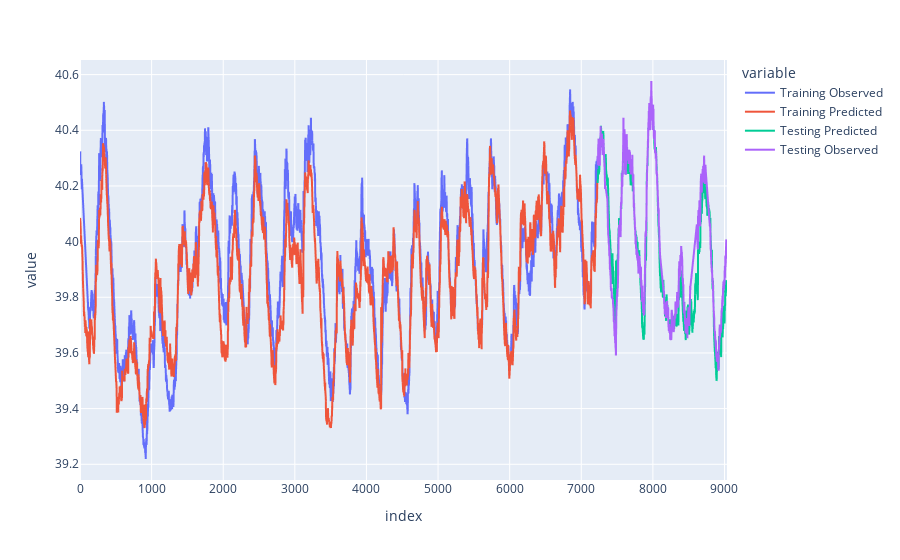
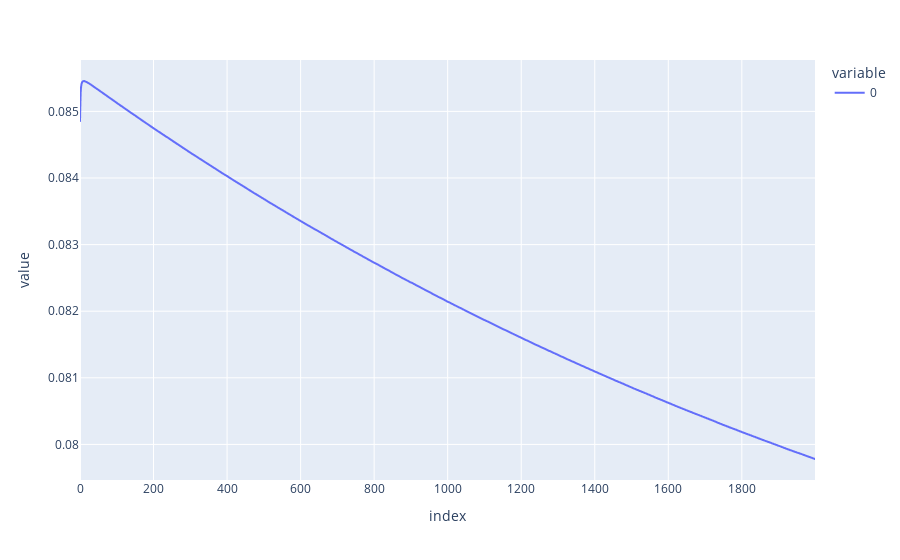
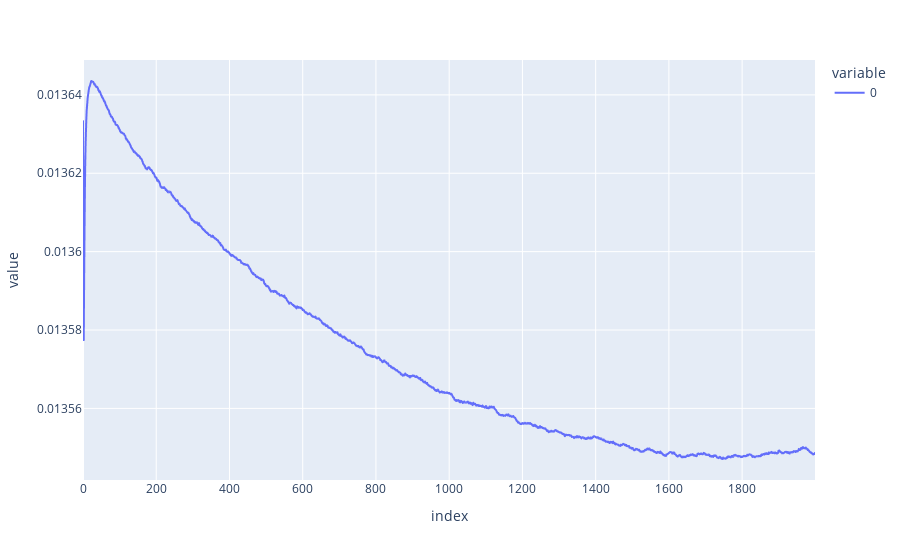

The notebook cell saved with these charts, in order:
### Markdown cell above
Essentially, what we can gather here is that training is a difficult process. Training and performance is sensitive to random initialisation of parameeters. Some training runs find good solutions quickly whereas others get stuck in local optima.

Could write a function to start with a user-defined number of initial training attempts. These will run for a user-defined number of epochs. Then the best of them is selected for further training. (10 attempts of 1,000 epochs)

For some reason, it is also better to train in 100 or 1000 epoch stages, because when running for a large number of epochs the training just stagnates. This is something to do with the Adam optimiser, probably.

### Code cell
optimizer = torch.optim.Adam(model.parameters(), lr=0.0001)
# scheduler = StepLR(optimizer, step_size=50, gamma=0.5)
# scheduler = ReduceLROnPlateau(optimizer, verbose=True)
num_epochs = 2000
train_loss = []
test_loss = []

gwl_train_inverse = target_scaler.inverse_transform(gwl_train).flatten()
gwl_test_inverse = target_scaler.inverse_transform(gwl_test).flatten()

for epoch in range(num_epochs):
    train_loss.append(train_epoch(epoch))
    test_loss.append(test_epoch(epoch))
    # scheduler.step(train_loss[-1])
    with torch.no_grad():
        train_predicted = model(features_train.to(device)).to('cpu').numpy()
        test_predicted = model(features_test.to(device)).to('cpu').numpy()
    
    # Scale normalised data back to real-world GWL

    predicted_train_inverse = target_scaler.inverse_transform(train_predicted)
    predicted_test_inverse = target_scaler.inverse_transform(test_predicted)

    # Calculate NSE based on unscaled data
    train_nse = nse(predicted_train_inverse.flatten(), gwl_train_inverse)
    test_nse = nse(predicted_test_inverse.flatten(), gwl_test_inverse)
    print(f"Epoch {epoch + 1} Train NSE: {train_nse}")
    print(f"Epoch {epoch + 1}  Test NSE: {test_nse}", end=None)
    

    if (epoch + 1) != num_epochs:
        continue
    df = pd.DataFrame()
    df["Training Observed"] = np.append(gwl_train_inverse.flatten(), np.full(len(gwl_test), np.nan))
    df["Training Predicted"] = np.append(predicted_train_inverse.flatten(), np.full(len(gwl_test), np.nan))
    df["Testing Predicted"] = np.append(np.full(len(gwl_train), np.nan), predicted_test_inverse)
    df["Testing Observed"] = np.append(np.full(len(gwl_train), np.nan), gwl_test_inverse)
    fig = px.line(df)
    fig.show()

    fig = px.line(np.array(train_loss))
    fig.show()
    fig = px.line(np.array(test_loss))
    fig.show()

### Figure 1 — Plotly figure (JSON) as saved in the notebook; plotly's stock layout.template omitted (floating-point values rounded to 4 significant figures; data arrays with more than 128 entries replaced by an {"elided": "..."} marker saying what was removed)
{"data": [{"hovertemplate": "variable=Training Observed<br>index=%{x}<br>value=%{y}<extra></extra>", "legendgroup": "Training Observed", "line": {"color": "#636efa", "dash": "solid"}, "marker": {"symbol": "circle"}, "mode": "lines", "name": "Training Observed", "showlegend": true, "type": "scattergl", "x": {"elided": "9036 int values"}, "xaxis": "x", "y": {"elided": "9036 float values"}, "yaxis": "y"}, {"hovertemplate": "variable=Training Predicted<br>index=%{x}<br>value=%{y}<extra></extra>", "legendgroup": "Training Predicted", "line": {"color": "#EF553B", "dash": "solid"}, "marker": {"symbol": "circle"}, "mode": "lines", "name": "Training Predicted", "showlegend": true, "type": "scattergl", "x": {"elided": "9036 int values"}, "xaxis": "x", "y": {"elided": "9036 float values"}, "yaxis": "y"}, {"hovertemplate": "variable=Testing Predicted<br>index=%{x}<br>value=%{y}<extra></extra>", "legendgroup": "Testing Predicted", "line": {"color": "#00cc96", "dash": "solid"}, "marker": {"symbol": "circle"}, "mode": "lines", "name": "Testing Predicted", "showlegend": true, "type": "scattergl", "x": {"elided": "9036 int values"}, "xaxis": "x", "y": {"elided": "9036 float values"}, "yaxis": "y"}, {"hovertemplate": "variable=Testing Observed<br>index=%{x}<br>value=%{y}<extra></extra>", "legendgroup": "Testing Observed", "line": {"color": "#ab63fa", "dash": "solid"}, "marker": {"symbol": "circle"}, "mode": "lines", "name": "Testing Observed", "showlegend": true, "type": "scattergl", "x": {"elided": "9036 int values"}, "xaxis": "x", "y": {"elided": "9036 float values"}, "yaxis": "y"}], "layout": {"legend": {"title": {"text": "variable"}, "tracegroupgap": 0}, "margin": {"t": 60}, "xaxis": {"anchor": "y", "domain": [0, 1], "title": {"text": "index"}}, "yaxis": {"anchor": "x", "domain": [0, 1], "title": {"text": "value"}}}}

### Figure 2 — Plotly figure (JSON) as saved in the notebook; plotly's stock layout.template omitted (floating-point values rounded to 4 significant figures; data arrays with more than 128 entries replaced by an {"elided": "..."} marker saying what was removed)
{"data": [{"hovertemplate": "variable=0<br>index=%{x}<br>value=%{y}<extra></extra>", "legendgroup": "0", "line": {"color": "#636efa", "dash": "solid"}, "marker": {"symbol": "circle"}, "mode": "lines", "name": "0", "showlegend": true, "type": "scattergl", "x": {"elided": "2000 int values"}, "xaxis": "x", "y": {"elided": "2000 float values"}, "yaxis": "y"}], "layout": {"legend": {"title": {"text": "variable"}, "tracegroupgap": 0}, "margin": {"t": 60}, "xaxis": {"anchor": "y", "domain": [0, 1], "title": {"text": "index"}}, "yaxis": {"anchor": "x", "domain": [0, 1], "title": {"text": "value"}}}}

### Figure 3 — Plotly figure (JSON) as saved in the notebook; plotly's stock layout.template omitted (floating-point values rounded to 4 significant figures; data arrays with more than 128 entries replaced by an {"elided": "..."} marker saying what was removed)
{"data": [{"hovertemplate": "variable=0<br>index=%{x}<br>value=%{y}<extra></extra>", "legendgroup": "0", "line": {"color": "#636efa", "dash": "solid"}, "marker": {"symbol": "circle"}, "mode": "lines", "name": "0", "showlegend": true, "type": "scattergl", "x": {"elided": "2000 int values"}, "xaxis": "x", "y": {"elided": "2000 float values"}, "yaxis": "y"}], "layout": {"legend": {"title": {"text": "variable"}, "tracegroupgap": 0}, "margin": {"t": 60}, "xaxis": {"anchor": "y", "domain": [0, 1], "title": {"text": "index"}}, "yaxis": {"anchor": "x", "domain": [0, 1], "title": {"text": "value"}}}}
